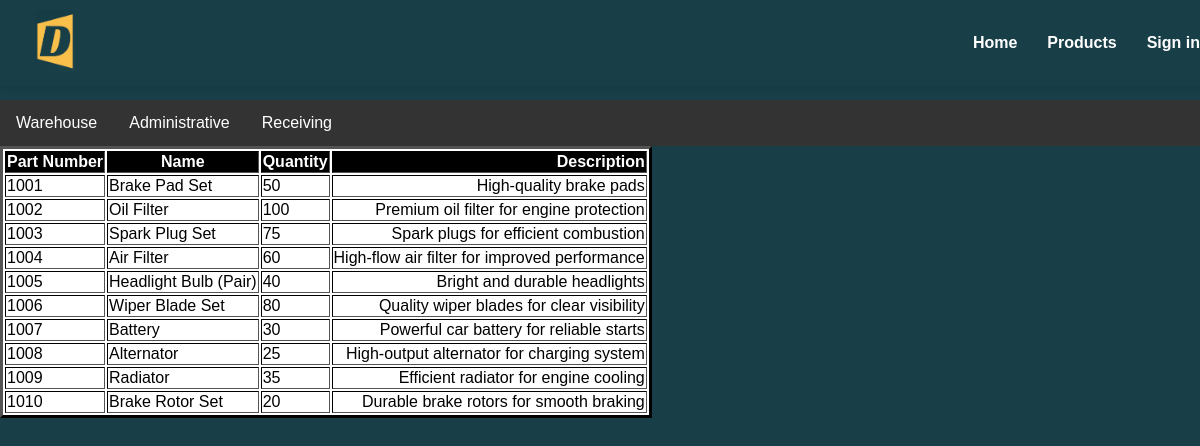
Screenshot of /viewInventory.php with the database file from the repository.
### tables this page shows
CREATE TABLE Inventory (
    ProductID INT PRIMARY KEY,
    Name VARCHAR(255),
    Description VARCHAR(255),
    PartNumber INT,
    QuantityOnHand INT,
    FOREIGN KEY (PartNumber) REFERENCES Products(PartNumber)
);

### viewInventory.php (the view, shortened to what this page needs)
<!DOCTYPE html>
<html lang="en">
<head>
  <link rel="stylesheet" href="./style.css">
</head>
    <header class="main-header">
      <div class="logo-container">
          <img class="logoImage" src="images/logo.PNG" alt="Logo">
      </div>
      <nav class="nav-menu">
          <ul>
              <li><a href="index.html">Home</a></li>
              <li><a href="product.php">Products</a></li>
              <li><a href="login.php">Sign in</a></li>
          </ul>
      </nav>
    </header>
<div class="workstationNav">
<ul>
  <li class="workstationDrop">
    <a href="warehouse.php" class="workstationButton">Warehouse</a>
     </li>
  <li class="workstationDrop">
    <a href="admin-login.html" class="workstationButton">Administrative</a>
  </li>
  <li class="workstationDrop">
    <a href="receiving.php" class="workstationButton">Receiving</a>
  </li>
</ul>
</div>
 <body>
 <?php
          include 'secrets.php';
	  $sql = "SELECT inventory.PartNumber, inventory.Name, inventory.QuantityOnHand, inventory.Description FROM Inventory";
	  $result = $pdo->prepare($sql);
	  $result->execute();
	  $inventoryTableInfo = $result->fetchAll(PDO::FETCH_ASSOC);
	  drawTable($inventoryTableInfo);
	 function drawTable($rows)
	{
 		echo '<table border=3px solid black, style="background-color:white; border-color:black;">';
		 echo "<tr>";
		echo '<th style="background-color:black; color:white;">Part Number</th>';
 		echo '<th style="background-color:black; color:white;">Name</th>';
 		echo '<th style="background-color:black; color:white;">Quantity</th>';
 		echo '<th style="background-color:black; color:white;">Description</th>';
 		echo "</tr>";
 		foreach($rows as $row)
 		{
       			echo "<tr>";
        		foreach($row as $column)
        		{
        	 	  echo "<td style='color:black;'> $column</td>";
        		}
        	        echo "</tr>";
 		}
	    echo "</table>";
	}
 ?>
</body>
</html>

### style.css (style rules this page uses)
body { margin: 0px; background-color: #183e47; }
body { margin: 0; padding-top: 50px; font-family: 'Arial', sans-serif; }
.main-header { position: fixed; top: 0; width: 100%; display: flex; justify-content: space-between; align-items: center; background-color: #183e47; padding: 10px 15px; box-shadow: 0 1px 5px rgba(0, 0, 0, 0.1); z-index: 1000; }
.logo-container img { max-width: 100%; height: auto; }
.nav-menu { margin-left: auto; }
.nav-menu ul { list-style: none; margin: 0; padding: 0; display: flex; justify-content: flex-end; }
.nav-menu li { margin: 0 15px; }
.nav-menu a { text-decoration: none; color: white; font-weight: bold; font-size: 16px; transition: color 0.3s ease-in-out; }
body::before { content: ""; display: block; height: 50px; }
.logoImage { width: 40px; height: 40px; margin-left: 20px; }
.workstationNav ul { list-style-type: none; margin: 0; padding: 0; overflow: hidden; background-color: #333; }
.workstationNav li { float: left; }
.workstationNav a, .workstationButton { display: inline-block; color: white; text-align: center; padding: 14px 16px; text-decoration: none; }
td:last-child { text-align: right; color: wheat; }
th:last-child { text-align: right; color: wheat; }

### rows the page displays
inventory: PartNumber "1001", Name "Brake Pad Set", QuantityOnHand "50", Description "High-quality brake pads"
inventory: PartNumber "1002", Name "Oil Filter", QuantityOnHand "100", Description "Premium oil filter for engine protection"
inventory: PartNumber "1003", Name "Spark Plug Set", QuantityOnHand "75", Description "Spark plugs for efficient combustion"
inventory: PartNumber "1004", Name "Air Filter", QuantityOnHand "60", Description "High-flow air filter for improved performance"
inventory: PartNumber "1005", Name "Headlight Bulb (Pair)", QuantityOnHand "40", Description "Bright and durable headlights"
inventory: PartNumber "1006", Name "Wiper Blade Set", QuantityOnHand "80", Description "Quality wiper blades for clear visibility"
inventory: PartNumber "1007", Name "Battery", QuantityOnHand "30", Description "Powerful car battery for reliable starts"
inventory: PartNumber "1008", Name "Alternator", QuantityOnHand "25", Description "High-output alternator for charging system"
inventory: PartNumber "1009", Name "Radiator", QuantityOnHand "35", Description "Efficient radiator for engine cooling"
inventory: PartNumber "1010", Name "Brake Rotor Set", QuantityOnHand "20", Description "Durable brake rotors for smooth braking"
